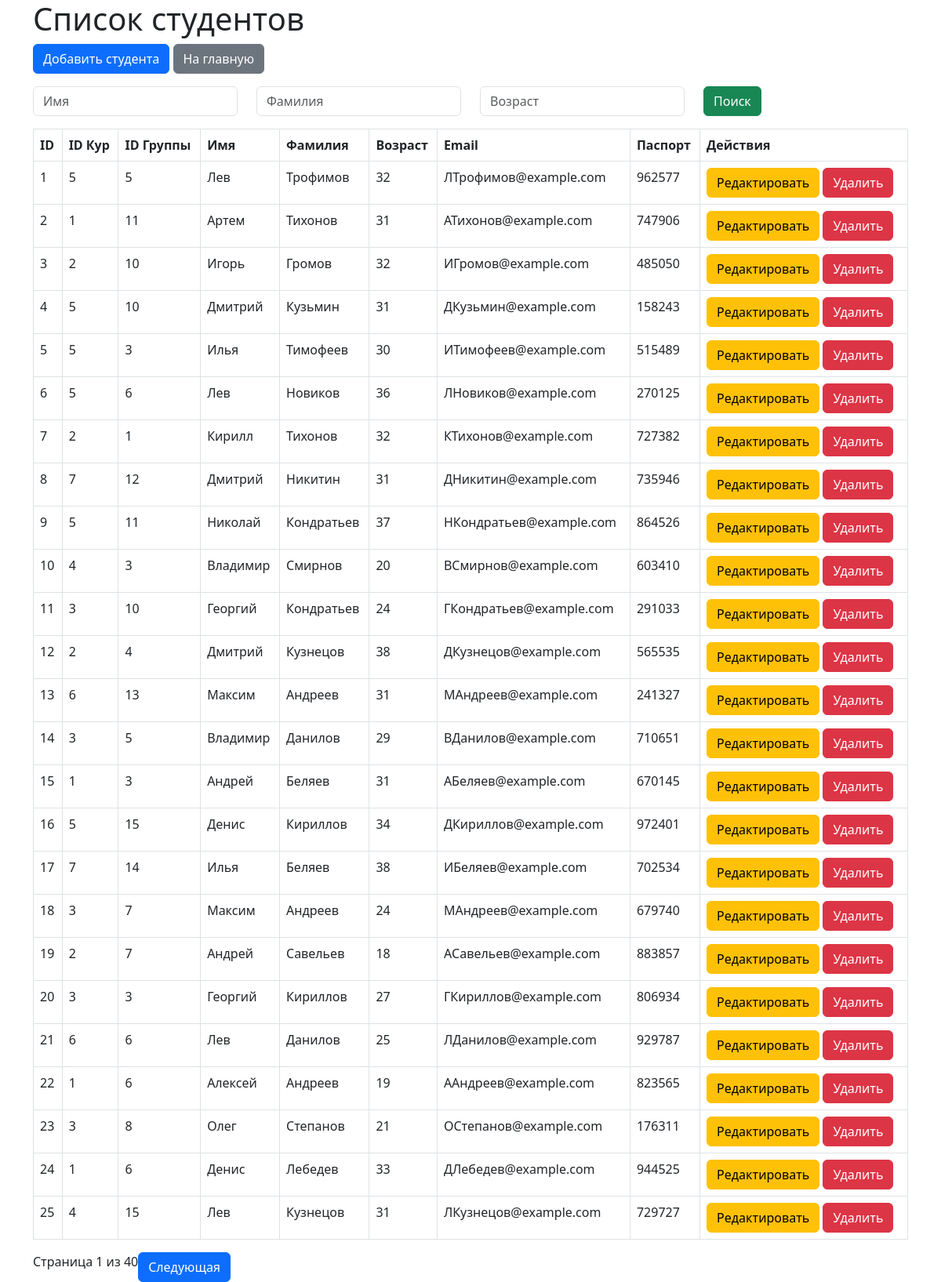
Before: /students with the older database file.
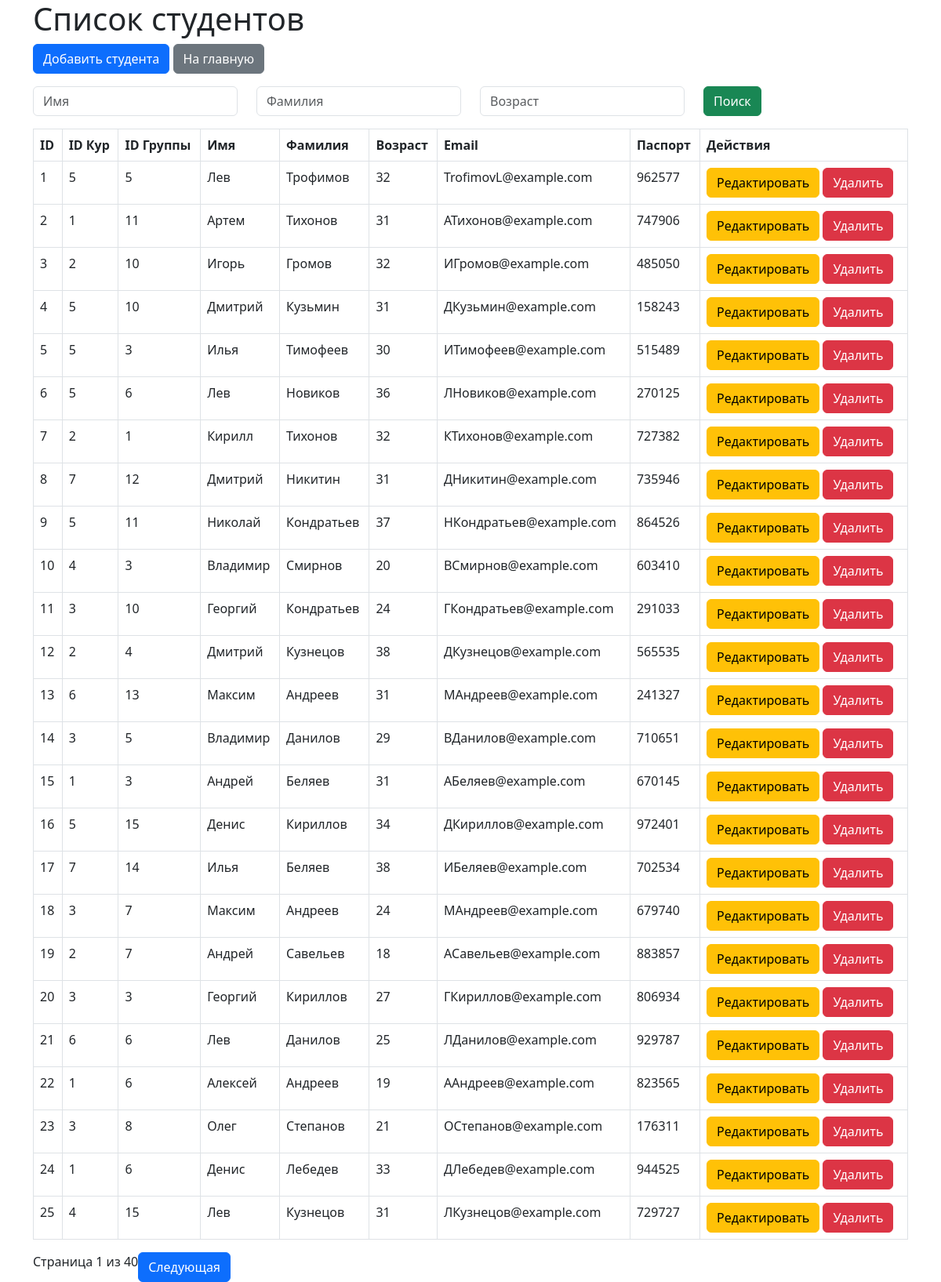
After: the same page with the newer database file.
### models.py (models this page shows)
class Student(db.Model):
    __tablename__  = 'student'
    ID_student = db.Column(db.Integer, primary_key=True, autoincrement = True)
    ID_kur = db.Column(db.Integer, db.ForeignKey('kurator.ID_kur'),nullable=False)
    ID_group = db.Column(db.Integer, db.ForeignKey('group.ID_group'),nullable=False)
    name = db.Column(db.String(60), nullable=False)
    surname = db.Column(db.String(60), nullable=False)
    age = db.Column(db.Integer, nullable=False)
    email = db.Column(db.String, nullable=False)
    passport = db.Column(db.String(6), nullable=False)

### app.py (the view)
@app.route('/students', methods=['GET', 'POST'])
def view_students():
    name = request.args.get('name', '')
    surname = request.args.get('surname', '')
    age = request.args.get('age', '')
    page = request.args.get('page', 1, type=int)
    query = Student.query
    if name:
        query = query.filter(Student.name.ilike(f'%{name}%'))
    if surname:
        query = query.filter(Student.surname.ilike(f'%{surname}%'))
    if age:
        query = query.filter(Student.age == age)
    students = query.paginate(page=page, per_page=25)
    return render_template('students.html', students=students, name=name, surname=surname, age=age)

### templates/students.html (shortened to what this page needs)
<!DOCTYPE html>
<html lang="en">
<head>
    <link href="https://cdn.jsdelivr.net/npm/bootstrap@5.3.0/dist/css/bootstrap.min.css" rel="stylesheet">
</head>
<body>
    <div class="container">
        <h1>Список студентов</h1>
        <a href="/students/add" class="btn btn-primary">Добавить студента</a>
        <a href="/" class="btn btn-secondary">На главную</a>
        <form method="GET" action="{{ url_for('view_students') }}" class="mt-3 mb-3">
            <div class="row">
                <div class="col">
                    <input type="text" name="name" class="form-control" placeholder="Имя" value="{{ name }}">
                </div>
                <div class="col">
                    <input type="text" name="surname" class="form-control" placeholder="Фамилия" value="{{ surname }}">
                </div>
                <div class="col">
                    <input type="number" name="age" class="form-control" placeholder="Возраст" value="{{ age }}">
                </div>
                <div class="col">
                    <button type="submit" class="btn btn-success">Поиск</button>
                </div>
            </div>
        </form>
        <table class="table table-bordered">
            <thead>
                <tr>
                    <th>ID</th>
                    <th>ID Кур</th>
                    <th>ID Группы</th>
                    <th>Имя</th>
                    <th>Фамилия</th>
                    <th>Возраст</th>
                    <th>Email</th>
                    <th>Паспорт</th>
                    <th>Действия</th>
                </tr>
            </thead>
            <tbody>
                {% for student in students.items %}
                <tr>
                    <td>{{ student.ID_student }}</td>
                    <td>{{ student.ID_kur }}</td>
                    <td>{{ student.ID_group }}</td>
                    <td>{{ student.name }}</td>
                    <td>{{ student.surname }}</td>
                    <td>{{ student.age }}</td>
                    <td>{{ student.email }}</td>
                    <td>{{ student.passport }}</td>
                    <td>
                        <a href="{{ url_for('edit_student', ID_student=student.ID_student) }}" class="btn btn-warning">Редактировать</a>
                        <form method="POST" action="{{ url_for('delete_student', ID_student=student.ID_student) }}" style="display:inline;">
                            <input type="submit" class="btn btn-danger" value="Удалить" onclick="return confirm('Вы уверены, что хотите удалить этого студента?');">
                        </form>
                    </td>
                </tr>
                {% endfor %}
            </tbody>
        </table>
        <div class="pagination">
            <span>Страница {{ students.page }} из {{ students.pages }}</span>
            {% if students.has_next %}
                <a href="{{ url_for('view_students', page=students.next_num, name=name, surname=surname, age=age) }}" class="btn btn-primary">Следующая</a>
            {% endif %}
        </div>
    </div>
</body>
</html>

Changed rows visible on the page:
changed Student "Трофимов": email "ЛТрофимов@example.com" → "TrofimovL@example.com"
